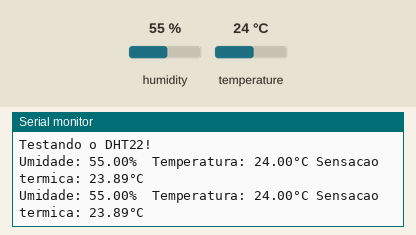
This program was run on a simulated ESP32-C3. On the bench: the last lines printed to the serial monitor. The inputs (shaded band) are chosen by the test bench; at power-on: humidity 55 %, temperature 24 °C.

Above: at 10.8 s.
10.9 s: humidity set to 22 %
At 16.2 s:
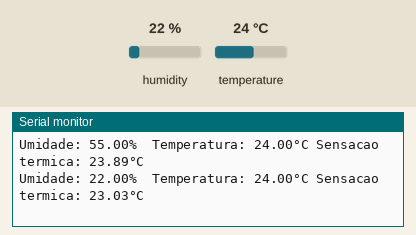
18.4 s: temperature set to 12 °C
At 21.4 s:
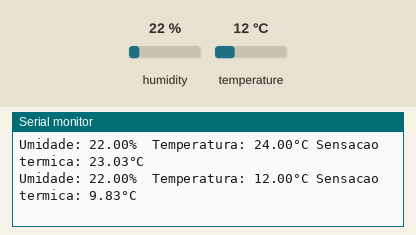
25.9 s: humidity set to 40 %
At 30.7 s:
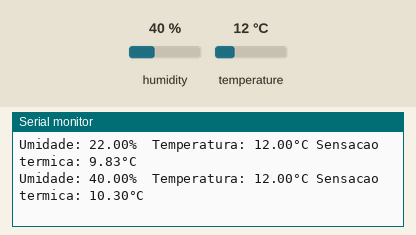
Timing chart, 0 to 32.2 s (numbered marks = the images above; inputs shaded):
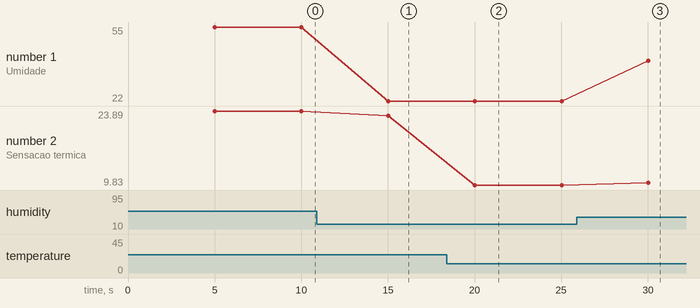

Measured:
- after the input at 10.9 s, the serial monitor: prints a new line after 4.1 s (image 1)
- after the input at 18.4 s, the serial monitor: prints a new line after 1.6 s (image 2)
- after the input at 25.9 s, the serial monitor: prints a new line after 4.1 s (image 3)
- plotted number 1: 55 → 22 after the input at 10.9 s, 22 → 40 after the input at 25.9 s
- plotted number 2: 23.89 → 23.03 after the input at 10.9 s, 23.03 → 9.83 after the input at 18.4 s, 9.83 → 10.3 after the input at 25.9 s

The program:

main.cpp
```cpp
#include <Arduino.h>
#include <DHT.h>

static const int DHTPIN = 5;
#define DHTTYPE DHT22

DHT dht(DHTPIN, DHTTYPE);

void setup(){
  Serial.begin(115200);
  Serial.println(F("Testando o DHT22!"));

  dht.begin();
}

void loop(){
  delay(5000);

  float h = dht.readHumidity();
  float t = dht.readTemperature();

  if(isnan(h) || isnan(t)){
    Serial.println("Falha na leitura do DHT");
    return;
  }

  float hic = dht.computeHeatIndex(t, h, false);

  Serial.print("Umidade: ");
  Serial.print(h);

  Serial.print("%  Temperatura: ");
  Serial.print(t);
  Serial.print("°C Sensacao termica: ");

  Serial.print(hic);
  Serial.println("°C ");
}
```
